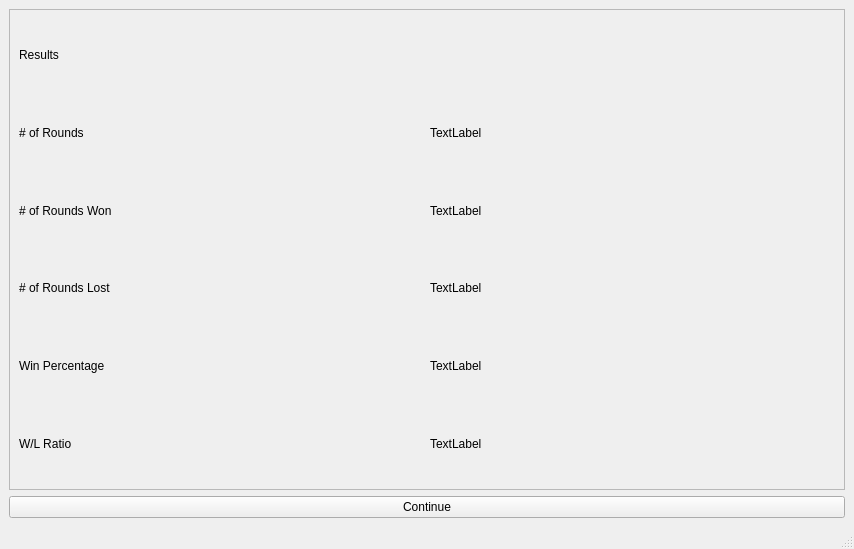
<?xml version="1.0" encoding="UTF-8"?>
<ui version="4.0">
 <class>MainWindow</class>
 <widget class="QMainWindow" name="MainWindow">
  <property name="geometry">
   <rect>
    <x>0</x>
    <y>0</y>
    <width>854</width>
    <height>549</height>
   </rect>
  </property>
  <property name="windowTitle">
   <string>MainWindow</string>
  </property>
  <widget class="QWidget" name="centralwidget">
   <layout class="QVBoxLayout" name="verticalLayout">
    <item>
     <widget class="QFrame" name="frame">
      <property name="frameShape">
       <enum>QFrame::StyledPanel</enum>
      </property>
      <property name="frameShadow">
       <enum>QFrame::Raised</enum>
      </property>
      <layout class="QGridLayout" name="gridLayout">
       <item row="2" column="0">
        <widget class="QLabel" name="label_3">
         <property name="text">
          <string># of Rounds Won</string>
         </property>
        </widget>
       </item>
       <item row="5" column="1">
        <widget class="QLabel" name="ratioLabel">
         <property name="text">
          <string>TextLabel</string>
         </property>
        </widget>
       </item>
       <item row="5" column="0">
        <widget class="QLabel" name="label_10">
         <property name="text">
          <string>W/L Ratio</string>
         </property>
        </widget>
       </item>
       <item row="2" column="1">
        <widget class="QLabel" name="numRoundsWonLabel">
         <property name="text">
          <string>TextLabel</string>
         </property>
        </widget>
       </item>
       <item row="4" column="0">
        <widget class="QLabel" name="label_8">
         <property name="text">
          <string>Win Percentage</string>
         </property>
        </widget>
       </item>
       <item row="3" column="0">
        <widget class="QLabel" name="label_4">
         <property name="text">
          <string># of Rounds Lost</string>
         </property>
        </widget>
       </item>
       <item row="1" column="1">
        <widget class="QLabel" name="numRoundsLabel">
         <property name="text">
          <string>TextLabel</string>
         </property>
        </widget>
       </item>
       <item row="4" column="1">
        <widget class="QLabel" name="winPercentageLabel">
         <property name="text">
          <string>TextLabel</string>
         </property>
        </widget>
       </item>
       <item row="0" column="0">
        <widget class="QLabel" name="label">
         <property name="text">
          <string>Results</string>
         </property>
        </widget>
       </item>
       <item row="3" column="1">
        <widget class="QLabel" name="numRoundsLostLabel">
         <property name="text">
          <string>TextLabel</string>
         </property>
        </widget>
       </item>
       <item row="1" column="0">
        <widget class="QLabel" name="label_2">
         <property name="text">
          <string># of Rounds</string>
         </property>
        </widget>
       </item>
      </layout>
     </widget>
    </item>
    <item>
     <widget class="QPushButton" name="pushButton">
      <property name="text">
       <string>Continue</string>
      </property>
     </widget>
    </item>
   </layout>
  </widget>
  <widget class="QMenuBar" name="menubar">
   <property name="geometry">
    <rect>
     <x>0</x>
     <y>0</y>
     <width>854</width>
     <height>22</height>
    </rect>
   </property>
  </widget>
  <widget class="QStatusBar" name="statusbar"/>
 </widget>
 <resources/>
 <connections/>
</ui>
